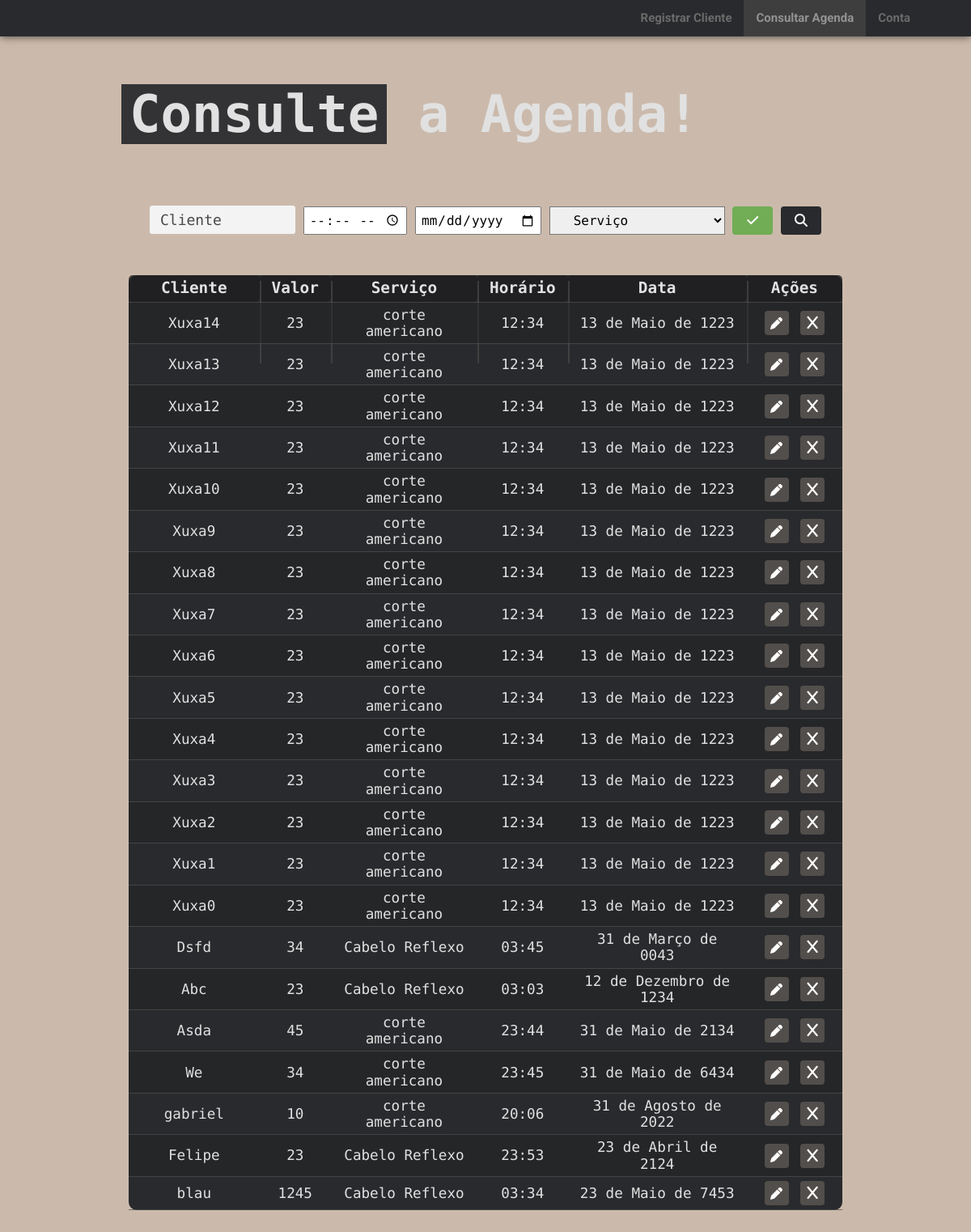
The page /consulta/ (signed in) on the database as committed earlier.
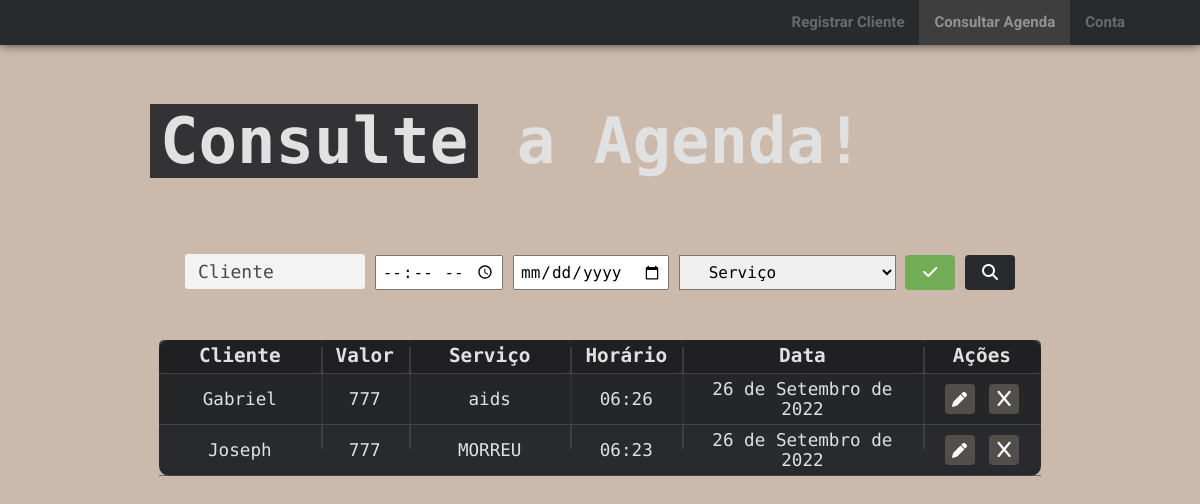
The same page on the database as committed later.
### agenda/models.py (models this page shows, shortened)
class Agenda(models.Model):
    usuario = models.ForeignKey(User, on_delete=models.SET_NULL, null=True)
    cliente = models.CharField(max_length=100)
    valor = models.CharField(max_length=10)
    servico = models.ForeignKey(Categoria, on_delete=models.SET_NULL, null=True)
    data = models.DateField()
    horario = models.TimeField()
    descricao = models.TextField(max_length=999)
    concluido = models.BooleanField(default=False)

class Categoria(models.Model):
    categoria = models.CharField(max_length=40)
    def __str__(self):
        return f'{self.categoria}'

### agenda/views.py (the view, shortened to what this page needs)
# urls.py: path('consulta/', views.ConsultaView.as_view(), name='consulta'),
class ConsultaView(View):
    def get(self, request):
        if request.user.is_authenticated:
            agenda = Agenda.objects.filter(usuario=request.user, concluido=False).order_by('-id')
            categoria = Categoria.objects.all().order_by('-id')
            return render(request, 'agenda/pages/consulta.html', context = {
                'agenda':agenda,
                'categorias':categoria,
                'category':'Serviço',
                'atualConsulta':True,
            })
        else:
            return redirect('agenda:login')

### agenda/templates/agenda/pages/consulta.html (shortened to what this page needs)
{% load static %}
<!doctype html>
<html lang="pt-br">
    <head>
        <link rel="stylesheet"      type="text/css" href="{% static 'css/consulta.css' %}">
        <link rel="stylesheet"      type="text/css" href="{% static 'css/navbar.css'   %}">
        <link rel="stylesheet"      type="text/css" href="{% static 'css/normalize.css'%}">
    </head>
    <body>
        {% include 'agenda/partials/header.html' %}
        <main>
            <div class="container">
                <h2 id="title"><span class="title">Consulte</span> a Agenda!</h2>
                <div class="wrapper">
                    <div class="filtro">
                        <form action="{% url 'agenda:consulta' %}" method="POST">{% csrf_token %}
                            <input type="text" value="{{client}}" name="client"   id="client" placeholder="Cliente">
                            <input type="time" value="{{time}}"     name="time"     id="">
                            <input type="date" value="{{date}}"     name="date"     id="">
                            <select            value="{{category}}" name="category" id="">
                                <option        value="{{category_id}}">{{category}}</option>
                            </select>
                            <button onclick="MostrarVerificados()" name="verificados" id="btn-verificados" value="{{concluido}}" class="btn btn-verificados {{classe}}"><i class="fa-solid fa-check"></i></button>
                            <button onclick="Pesquisar()" value="off" name="btn-pesquisar" id="btn-pesquisar" class="btn btn-pesquisar"><i class="fa-solid fa-magnifying-glass"></i></button>
                        </form>
                    </div>
                    <table>
                        <tr>
                            <th>Cliente</th>
                            <th>Valor</th>
                            <th>Serviço</th>
                            <th>Horário</th>
                            <th>Data</th>
                            <th>Ações</th>
                        </tr>
                        {% for cliente in agenda  %}
                                <tr>
                                    <td><a href="{% url 'agenda:cliente' cliente.id %}">{{cliente.cliente}} </a></td>
                                    <td><a href="{% url 'agenda:cliente' cliente.id %}">{{cliente.valor}}   </a></td>
                                    <td><a href="{% url 'agenda:cliente' cliente.id %}">{{cliente.servico}} </a></td>
                                    <td><a href="{% url 'agenda:cliente' cliente.id %}">{{cliente.horario}} </a></td>
                                    <td><a href="{% url 'agenda:cliente' cliente.id %}">{{cliente.data}}    </a></td>
                                    <td>
                                        <a href="{% url 'agenda:editarCliente' cliente.id %}"><button id="acao-confirm" class="btn btn-acao"><i style="font-size: 15px;" class="fa-solid fa-pen"></i></button></a>
                                        <a href="{% url 'agenda:excluirCliente' cliente.id %}"><button id="acao-excluir" class="btn btn-acao"><i class="fa-solid fa-x"></i></button></a>
                                    </td>
                                </tr>
                        {% endfor %}
                    </table>
                </div>
            </div>
        </main>
    </body>
</html>

### agenda/templates/agenda/partials/header.html
<header>
    <div class="container_nav">
        <nav class="navbar">
            <ul>
                {% if user.is_authenticated %}
                    <a href="{% url 'agenda:registro' %}">
                        <li {%if atualRegistro%}class="atualPage"{%endif%}>Registrar Cliente</li>
                    </a>
                    <a href="{% url 'agenda:consulta' %}">
                        <li {%if atualConsulta%}class="atualPage"{%endif%}>Consultar Agenda</li>
                    </a>
                    <a href="{% url 'agenda:conta' user.id %}">
                        <li {%if atualConta%}class="atualPage"{%endif%}>Conta</li>
                    </a>
                {% endif %}
            </ul>
        </nav>
    </div>
</header>

### static/css/consulta.css (style rules this page uses)
* { margin: 0; padding: 0; outline: none; box-sizing: border-box; font-family: 'Roboto Mono', sans-serif; }
html, body { height: 100%; background-color: #cbbaac; }
.container { margin: 0 auto; max-width: 900px; position: relative; }
#title { margin-top: 60px; color: rgb(225 225 225); font-size: 4em; z-index: 2; position: relative; }
.title { width: 200px; height: 90px; padding: 0 10px; background-color: #292a2dee; }
.wrapper { width: 98%; display: inline-block; text-align: center; transform: translateX(-50%); position: relative; top: 75px; left: 50%; padding-bottom: 80px; }
.filtro input[type=text] { color: #303030e5; background-color: rgb(243, 243, 243); width: 180px; height: 35px; border: none; padding: 0 13px; font-size: 18px; outline: none; border-radius: 3px; }
.filtro input[type=text]::placeholder { color: #343335e5; }
.filtro button { color: white; width: 50px; height: 35px; border: none; cursor: pointer; }
.btn { width: 30px; height: 30px; border: none; cursor: pointer; border-radius: 4px; background-color: #343335d2; }
.btn-pesquisar { background-color: #292a2d; }
.btn-verificados { background-color: #34333559; background-color: rgba(27, 160, 0, 0.507); }
.filtro select { height: 35px; padding: 0 25px; border: 1px solid #4e4e4ebd; }
input[type=date], input[type=time] { height: 35px; padding: 0 5px; outline: none; }
table { margin: 0 auto; position: relative; top: 50px; border-radius: 10px; color: rgb(225 225 225) !important; background-color: #292a2d; }
table th { border-radius: 5px; background-color: #1e1e20c7; }
table tr { position: relative; }
table, th { color: #292a2da6; color: rgb(225 225 225);; font-size: 1.1em; position: relative; padding: 5px 30px; text-align: center; border-collapse: collapse; border-bottom: 1px solid #4e4e4ebd; }
table td { padding: 5px 15px; border-bottom: 1px solid #4e4e4ebd; }
table td a { color: rgb(225 225 225) !important; text-decoration: none; }
table th:nth-of-type(1) { padding: 0 40px; }
table th:nth-of-type(3) { padding: 0 40px; }
table th:nth-of-type(2), table th:nth-of-type(4), table th:nth-of-type(5) { padding: 0 15px; }
table .btn-acao { color: #ffffff; line-height: 30px; background-color: #524e4b; }
td .btn { margin: 0 2px; }
table th:first-of-type::before { content: ''; position: absolute; padding: 13px 0; top: 0; left: 0; border: none; border-collapse: collapse; }
table th::before { content: ''; position: absolute; padding: 50px 0px; top: 7px; left: 0; border: 1px solid #4e4e4ea2; border-collapse: collapse; }
table tbody tr:nth-of-type(2n + 0) td { background-color: #22232685; color: rgb(167, 167, 167); }

### static/css/navbar.css (style rules this page uses)
.container_nav { margin: 0 auto; max-width: 1080px; position: relative; }
header { width: 100%; height: 45px; background-color: #292a2d; background-attachment: fixed; box-shadow: 0px 0px 10px rgba(0, 0, 0, 0.678); }
header .navbar { width: 100%; float: right; }
header .navbar ul { list-style-type: none; float: right; }
header .navbar a { color: rgb(106, 106, 106); }
header .navbar li { float: left; font-weight: bold; font-size: 15px; padding: 0 15px; line-height: 45px; font-family: 'Roboto', sans-serif; }
li.atualPage { height: 45px; color: rgb(146 146 146) !important; background-color: rgb(62 62 62); }

Rows that differ between the two databases and show on the page:
removed Agenda: cliente "Xuxa14", valor "23", servico "corte americano", horario "12:34", data "13 de Maio de 1223"
removed Agenda: cliente "Xuxa13", valor "23", servico "corte americano", horario "12:34", data "13 de Maio de 1223"
removed Agenda: cliente "Xuxa12", valor "23", servico "corte americano", horario "12:34", data "13 de Maio de 1223"
removed Agenda: cliente "Xuxa11", valor "23", servico "corte americano", horario "12:34", data "13 de Maio de 1223"
removed Agenda: cliente "Xuxa10", valor "23", servico "corte americano", horario "12:34", data "13 de Maio de 1223"
removed Agenda: cliente "Xuxa9", valor "23", servico "corte americano", horario "12:34", data "13 de Maio de 1223"
removed Agenda: cliente "Xuxa8", valor "23", servico "corte americano", horario "12:34", data "13 de Maio de 1223"
removed Agenda: cliente "Xuxa7", valor "23", servico "corte americano", horario "12:34", data "13 de Maio de 1223"
removed Agenda: cliente "Xuxa6", valor "23", servico "corte americano", horario "12:34", data "13 de Maio de 1223"
removed Agenda: cliente "Xuxa5", valor "23", servico "corte americano", horario "12:34", data "13 de Maio de 1223"
removed Agenda: cliente "Xuxa4", valor "23", servico "corte americano", horario "12:34", data "13 de Maio de 1223"
removed Agenda: cliente "Xuxa3", valor "23", servico "corte americano", horario "12:34", data "13 de Maio de 1223"
removed Agenda: cliente "Xuxa2", valor "23", servico "corte americano", horario "12:34", data "13 de Maio de 1223"
removed Agenda: cliente "Xuxa1", valor "23", servico "corte americano", horario "12:34", data "13 de Maio de 1223"
removed Agenda: cliente "Xuxa0", valor "23", servico "corte americano", horario "12:34", data "13 de Maio de 1223"
removed Agenda: cliente "Dsfd", valor "34", servico "Cabelo Reflexo", horario "03:45", data "31 de Março de 0043"
removed Agenda: cliente "Abc", valor "23", servico "Cabelo Reflexo", horario "03:03", data "12 de Dezembro de 1234"
removed Agenda: cliente "Asda", valor "45", servico "corte americano", horario "23:44", data "31 de Maio de 2134"
removed Agenda: cliente "We", valor "34", servico "corte americano", horario "23:45", data "31 de Maio de 6434"
removed Agenda: cliente "gabriel", valor "10", servico "corte americano", horario "20:06", data "31 de Agosto de 2022"
removed Agenda: cliente "Felipe", valor "23", servico "Cabelo Reflexo", horario "23:53", data "23 de Abril de 2124"
removed Agenda: cliente "blau", valor "1245", servico "Cabelo Reflexo", horario "03:34", data "23 de Maio de 7453"
added Agenda: cliente "Gabriel", valor "777", servico "aids", horario "06:26", data "26 de Setembro de 2022"
added Agenda: cliente "Joseph", valor "777", servico "MORREU", horario "06:23", data "26 de Setembro de 2022"
